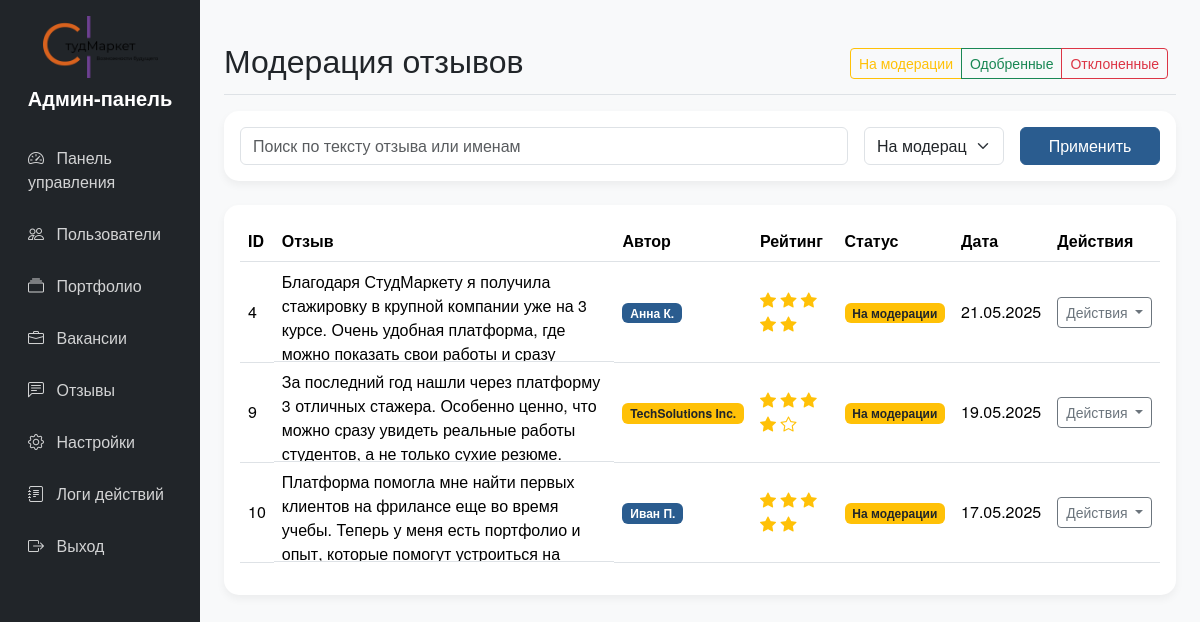
Page /files_admin/admin_reviews.php (signed in) on the committed database.
### tables this page shows
CREATE TABLE `reviews` (
  `id` int(11) NOT NULL,
  `user_id` int(11) NOT NULL,
  `rating` tinyint(4) NOT NULL,
  `text` text NOT NULL,
  `created_at` timestamp NULL DEFAULT CURRENT_TIMESTAMP,
  `status` enum('pending','approved','rejected') NOT NULL DEFAULT 'pending',
  `moderator_comment` text
);

CREATE TABLE `users` (
  `id` int(11) NOT NULL,
  `name` varchar(100) NOT NULL,
  `email` varchar(100) NOT NULL,
  `password` varchar(255) NOT NULL,
  `user_type` enum('student','employer') NOT NULL,
  `phone` varchar(20) DEFAULT NULL,
  `created_at` timestamp NULL DEFAULT CURRENT_TIMESTAMP,
  `avatar_path` varchar(255) DEFAULT 'img/no-image.png',
  `vk_id` bigint(20) DEFAULT NULL,
  `telegram_id` bigint(20) DEFAULT NULL,
  `telegram_username` varchar(100) DEFAULT NULL,
  `is_banned` tinyint(1) NOT NULL DEFAULT '0',
  `ban_reason` text
);

### files_admin/admin_reviews.php (the view, shortened to what this page needs)
<?php
require_once("../config/link.php");
if (isset($_GET['search']))
{
    $search = $conn->real_escape_string($_GET['search']);
}
else
{
    $search = '';
}
if (isset($_GET['status']))
{
    $status_filter = $_GET['status'];
}
else
{
    $status_filter = 'pending';
}
$where = [];
if ($status_filter)
{
    $where[] = "r.status = '$status_filter'";
}
$where_clause = $where ? 'WHERE ' . implode(' AND ', $where) : '';
$per_page = 15;
if (isset($_GET['page']))
{
    $page = (int)$_GET['page'];
}
else
{
    $page = 1;
}
$offset = ($page - 1) * $per_page;
$reviews = $conn->query("SELECT r.*, u.name as author_name, u.user_type as author_type FROM reviews r JOIN users u ON r.user_id = u.id $where_clause ORDER BY r.id ASC LIMIT $per_page OFFSET $offset");
?>
<!DOCTYPE html>
<html lang="ru">
<head>
    <link rel="stylesheet" href="../css/bootstrap.min.css">
    <link rel="stylesheet" href="https://cdn.jsdelivr.net/npm/bootstrap-icons@1.11.1/font/bootstrap-icons.css">
    <link rel="stylesheet" href="../style.css">
    <link rel="stylesheet" href="style_admin.css">
</head>
<body class="d-flex flex-column min-vh-100">
<div class="flex-grow-1">
    <?php
        require_once('admin_header.php');
    ?>
    <main class="col-md-9 ms-sm-auto col-lg-10 px-md-4 py-4">
        <div class="d-flex justify-content-between flex-wrap flex-md-nowrap align-items-center pt-3 pb-2 mb-3 border-bottom">
            <h1 class="h2">Модерация отзывов</h1>
            <div class="btn-toolbar mb-2 mb-md-0">
                <div class="btn-group me-2">
                    <a href="admin_reviews.php?status=pending" class="btn btn-sm btn-outline-warning">На модерации</a>
                    <a href="admin_reviews.php?status=approved" class="btn btn-sm btn-outline-success">Одобренные</a>
                    <a href="admin_reviews.php?status=rejected" class="btn btn-sm btn-outline-danger">Отклоненные</a>
                </div>
            </div>
        </div>
        <div class="card mb-4">
            <div class="card-body">
                <form method="GET" class="row g-3">
                    <div class="col-md-8">
                        <input type="text" class="form-control" name="search" placeholder="Поиск по тексту отзыва или именам" value="<?= htmlspecialchars($search) ?>">
                    </div>
                    <div class="col-md-2">
                        <select class="form-select" name="status">
                            <option value="pending" <?= $status_filter == 'pending' ? 'selected' : '' ?>>На модерации</option>
                        </select>
                    </div>
                    <div class="col-md-2">
                        <button type="submit" class="btn btn-primary w-100">Применить</button>
                    </div>
                </form>
            </div>
        </div>
        <div class="card">
            <div class="card-body">
                <div class="table-responsive">
                    <table class="table table-hover align-middle">
                        <thead>
                            <tr>
                                <th>ID</th>
                                <th>Отзыв</th>
                                <th>Автор</th>
                                <th>Рейтинг</th>
                                <th>Статус</th>
                                <th>Дата</th>
                                <th>Действия</th>
                            </tr>
                        </thead>
                        <tbody>
                            <?php
                            while ($review = $reviews->fetch_assoc())
                            {
                            ?>
                            <tr>
                                <td><?= $review['id'] ?></td>
                                <td class="review-text"><?= htmlspecialchars($review['text']) ?></td>
                                <td>
                                    <span class="badge <?= $review['author_type'] == 'employer' ? 'bg-warning text-dark' : 'badge-author' ?>">
                                        <?= htmlspecialchars($review['author_name']) ?>
                                    </span>
                                </td>
                                <td>
                                    <?php
                                    for ($i = 1; $i <= 5; $i++)
                                    {
                                    ?>
                                        <i class="bi bi-star<?= $i <= $review['rating'] ? '-fill' : '' ?> text-warning"></i>
                                    <?php
                                    }
                                    ?>
                                </td>
                                <td>
                                    <?php
                                    if ($review['status'] == 'pending')
                                    {
                                    ?>
                                        <span class="badge badge-pending">На модерации</span>
                                    <?php
                                    }
                                    ?>
                                </td>
                                <td><?= date('d.m.Y', strtotime($review['created_at'])) ?></td>
                                <td>
                                    <div class="dropdown">
                                        <button class="btn btn-sm btn-outline-secondary dropdown-toggle" type="button" data-bs-toggle="dropdown">
                                            Действия
                                        </button>
                                    </div>
                                </td>
                            </tr>
                            <?php
                            }
                            ?>
                        </tbody>
                    </table>
                </div>
            </div>
        </div>
    </main>
</div>
</body>
</html>

### style.css (style rules this page uses)
* { padding: 0; margin: 0; }
body { font-family: 'Helvetica Neue', Helvetica, Arial, sans-serif; background-color: #f8f9fa; color: #212529; }
h1, h2, h3, h4, h5, h6 { font-weight: 700; }
a { transition: color 0.3s; }
.btn-primary { background-color: #2A5C8F; border-color: #2A5C8F; transition: background-color 0.3s; }
.card { border: none; border-radius: 15px; box-shadow: 0 4px 8px rgba(0,0,0,0.05); transition: transform 0.3s, box-shadow 0.3s; }

### files_admin/style_admin.css (style rules this page uses)
.badge-student, .badge-author { background-color: #2A5C8F; }
.badge-pending { background-color: #ffc107; color: #212529; }
.review-text { max-height: 100px; overflow: hidden; text-overflow: ellipsis; display: -webkit-box; line-clamp: 3; box-orient: vertical; }

### rows in the picture
reviews: id "4", text "Благодаря СтудМаркету я получила стажировку в крупной компании уже на 3 курсе. Очень удобная платформа, где можно показать свои работы и сразу…", user.name "Анна К.", rating 5 (drawn), status "На модерации", created_at "21.05.2025"
reviews: id "9", text "За последний год нашли через платформу 3 отличных стажера. Особенно ценно, что можно сразу увидеть реальные работы студентов, а не только сухие резюме.…", user.name "TechSolutions Inc.", rating 4 (drawn), status "На модерации", created_at "19.05.2025"
reviews: id "10", text "Платформа помогла мне найти первых клиентов на фрилансе еще во время учебы. Теперь у меня есть портфолио и опыт, которые помогут устроиться на…", user.name "Иван П.", rating 5 (drawn), status "На модерации", created_at "17.05.2025"
